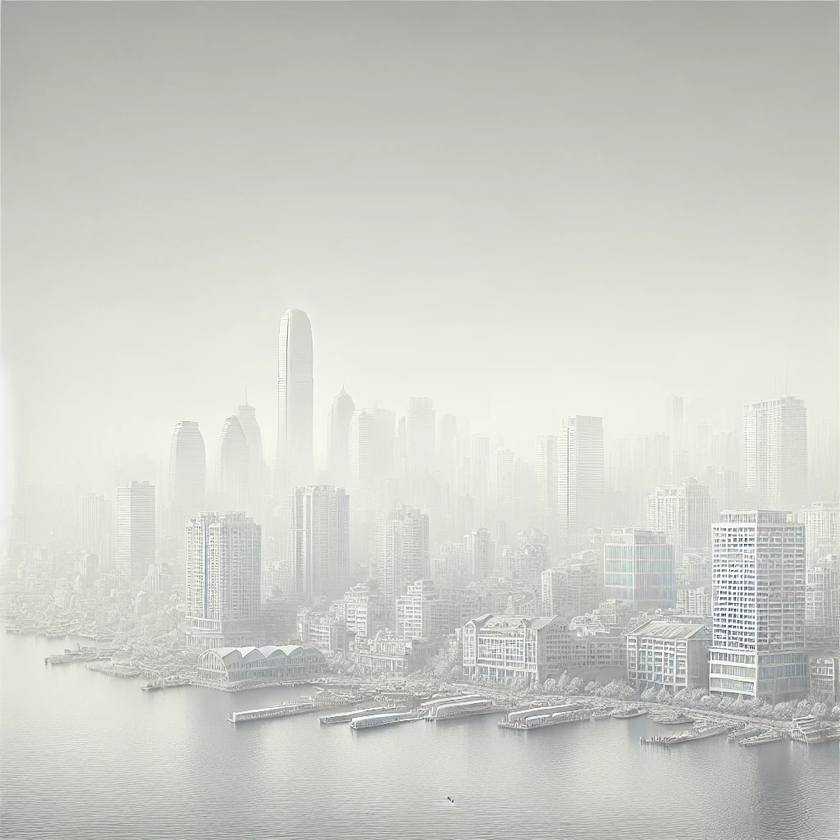
#> input picture 3401/assignment_1/pic3.png, 840 x 840 px, shrunk from 1024 x 1024 before the run
$ python x.py   (older library calls are emulated)
#> lines starting #> are read from the running program, lines starting #| are printed output that depends on the picture
### 3401/assignment_1/image_process.py
import numpy as np
import cv2
import matplotlib.pyplot as plt

def powerGamma(image,gamma) :
    # หา Histogram
    # Plot histogram (plt.savefig() เพื่อบันทึก histogram เป็นภาพ)
    image = image.astype('float')/np.max(image)
    image = (image**gamma*255).astype('uint8')
    return image

def calculate_hist(img,foldername=None,name=None) :
    hist = cv2.calcHist([img],[0],None,[256],[0,256])
    plt.figure()
    plt.plot(hist)
    if name and foldername :
        plt.savefig(foldername+"/"+name)
    plt.show()
    return hist

def image_show(img) :
    cv2.imshow("xxxx",img)
    cv2.waitKey(0)
    cv2.destroyAllWindows()
    cv2.waitKey(1)

def sobel(img) :
    gx = cv2.Sobel(img, cv2.CV_64F, 1, 0, ksize=3)
    gy = cv2.Sobel(img, cv2.CV_64F, 0, 1, ksize=3)
    out = np.sqrt(gx**2 + gy**2)
    return out.astype(np.uint8)

def equalization(img,hist=None):
    # def equalization(img,hist) :
    # cdf = hist
    # เขียนให้สามารถรับ histogram ได้ด้วย เพื่อลดการ calculate histogram ที่ซ้ำซ้อน
    if hist is None :
        hist = cv2.calcHist([img],[0],None,[256],[0,256]).flatten().cumsum()
    cdf = hist.cumsum()
    cdf_m = np.ma.masked_equal(cdf, 0)
    cdf_m = ((cdf_m - cdf_m.min())  / (cdf_m.max() - cdf_m.min()))*255
    cdf = np.ma.filled(cdf_m, 0).astype('uint8')
    return cdf[img]

### 3401/assignment_1/x.py
import cv2
import numpy as np
from image_process import calculate_hist , sobel , powerGamma ,equalization , image_show

img = cv2.imread('./pic3.png',0)
#> img: shape (840, 840); min 55, max 255, mean 206
listHist = []
out = [img]
listHist.append(calculate_hist(out[-1]))
#> in calculate_hist, `hist = cv2.calcHist([img],[0],None,[256],[0,256])`: hist = 256 values, max 15492 at index 229, min 0 at index 0, mean 2756.2

out.append(powerGamma(out[-1],2))
#> in powerGamma, `image = (image**gamma*255).astype('uint8')`:
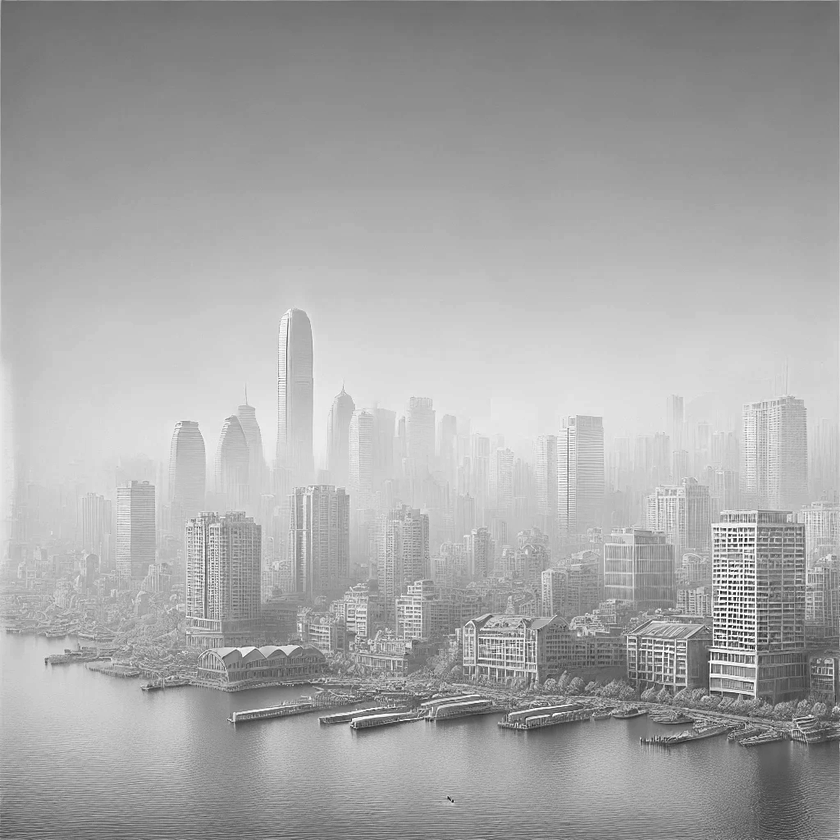
#> image: shape (840, 840); min 11, max 255, mean 168
listHist.append(calculate_hist(out[-1]))
#> in calculate_hist (call 2), `hist = cv2.calcHist([img],[0],None,[256],[0,256])`: hist = 256 values, max 15492 at index 205, min 0 at index 0, mean 2756.2
#> in calculate_hist (call 2), `plt.show()`:
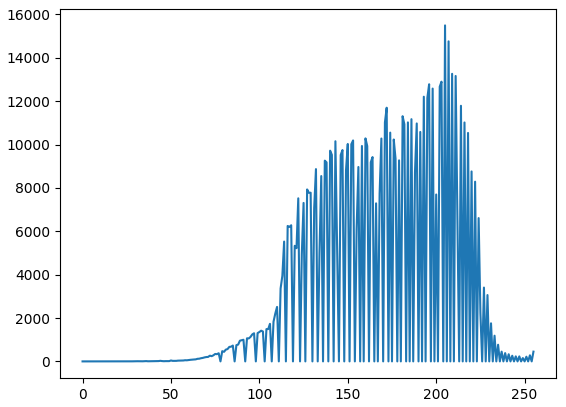
#> figure drawn by matplotlib, 1 panel; curve peaks at x = 205, y = 15492

out.append(equalization(out[-1],listHist[-1].flatten()))
#> in equalization, `cdf = hist.cumsum()`: cdf = 256 values from 0 to 705600
#> in equalization, `cdf = np.ma.filled(cdf_m, 0).astype('uint8')`: cdf = 256 values from 0 to 255
#> in equalization, `return cdf[img]`:
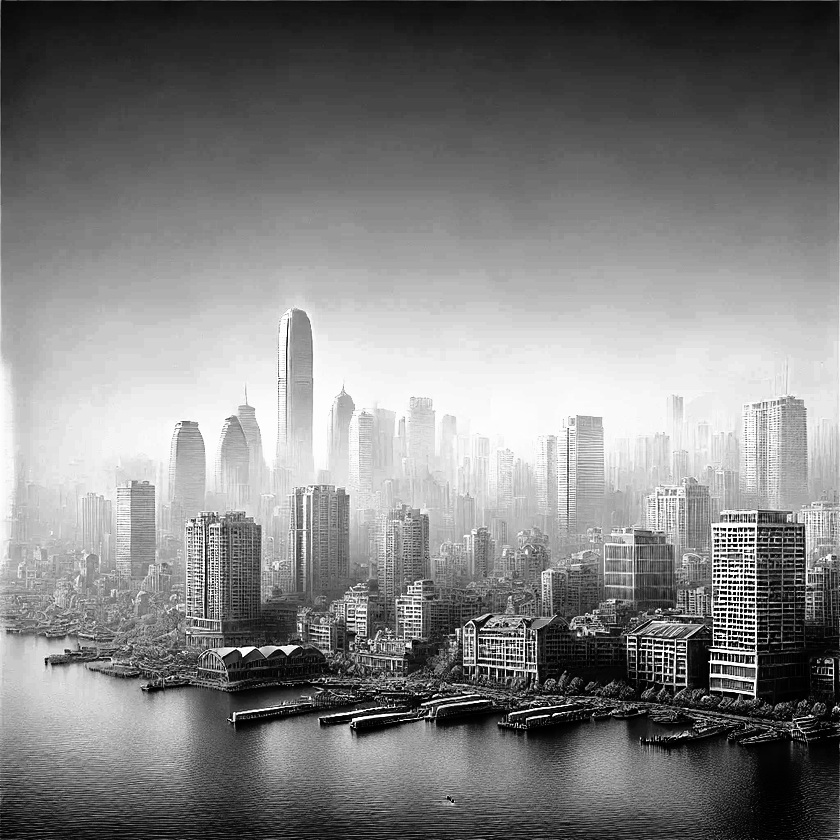
#> returned value: shape (840, 840); min 0, max 255, mean 128.7
listHist.append(calculate_hist(out[-1]))

out.append(sobel(out[-1]))
#> in sobel, `gy = cv2.Sobel(img, cv2.CV_64F, 0, 1, ksize=3)`:
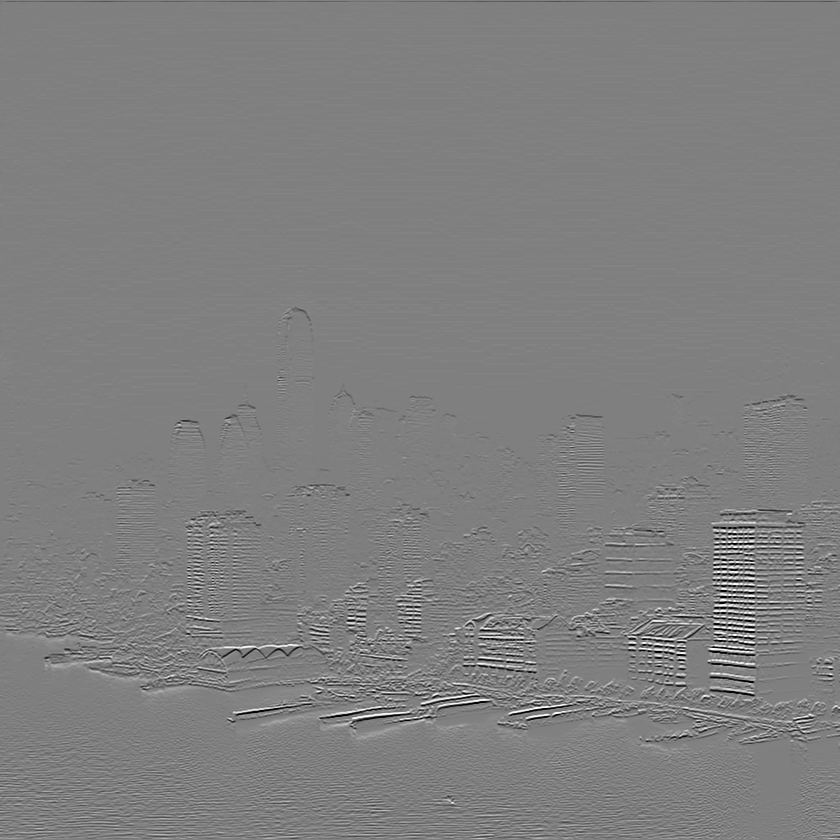
#> gy: shape (840, 840) float64; min -1020, max 1020, mean 0; drawn with min black and max white
#> in sobel, `out = np.sqrt(gx**2 + gy**2)`:
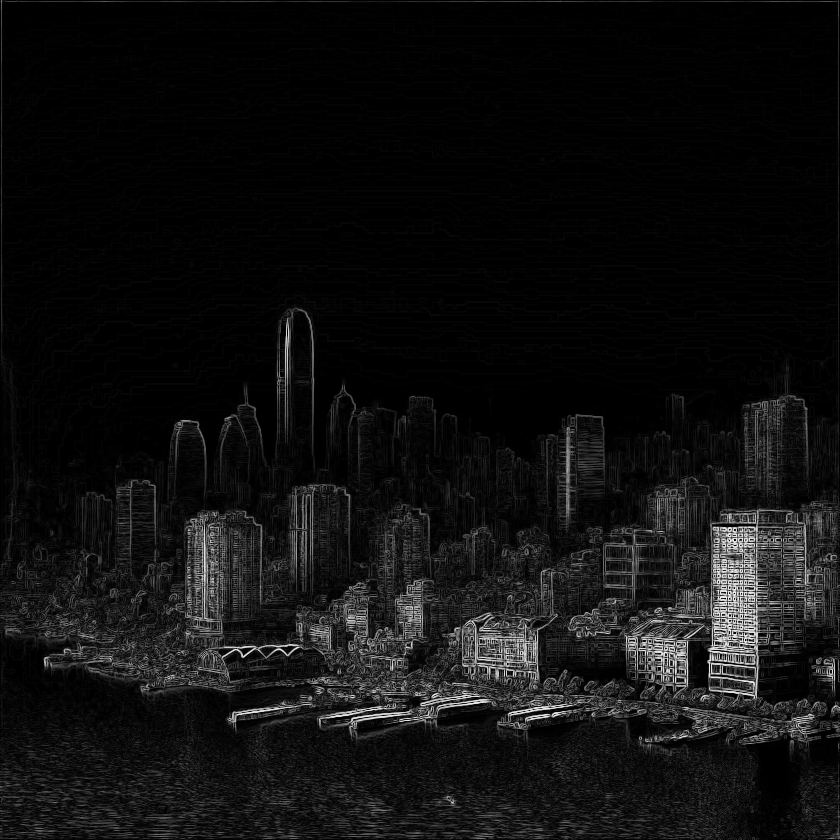
#> out: shape (840, 840) float64; min 0, max 1122.8, mean 72.1; drawn with min black and max white
#> in sobel, `return out.astype(np.uint8)`:
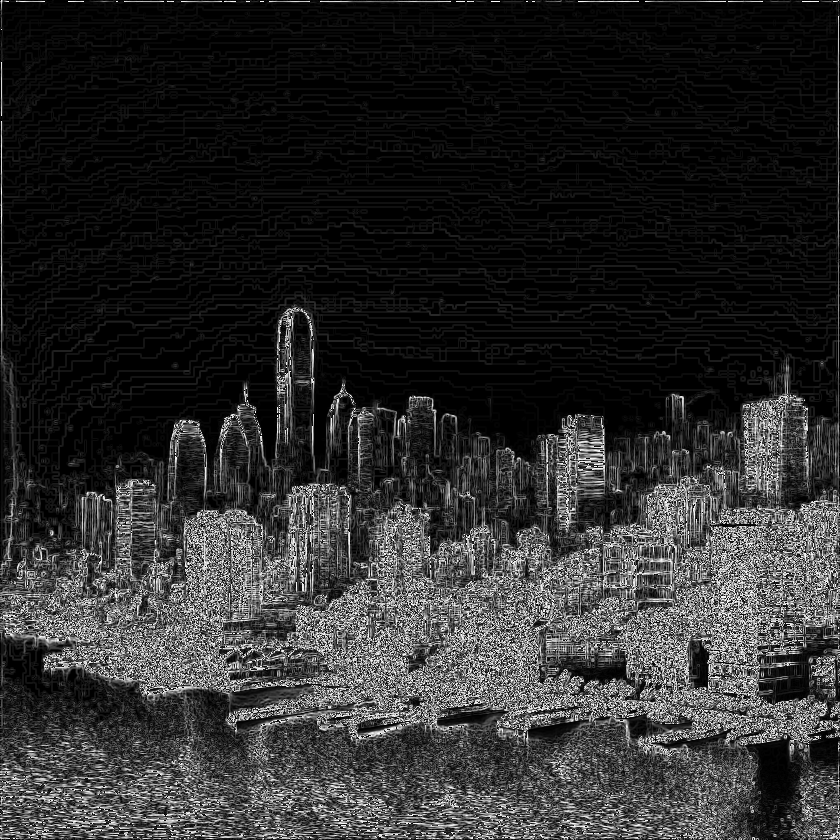
#> returned value: shape (840, 840); min 0, max 255, mean 44.9

concat_img = cv2.hconcat([out[0],out[1],out[2],out[3]])
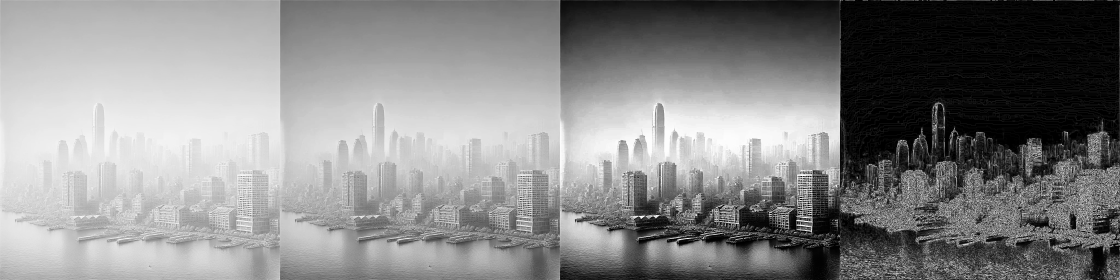
#> concat_img: shape (840, 3360) (shown at 1/3 size); min 0, max 255, mean 136.9
image_show(concat_img)
cv2.imwrite('./assignment1_3/assignment1_3.jpg',concat_img)

$ run again, with 3401/assignment_1/pic1.png copied over 3401/assignment_1/pic3.png
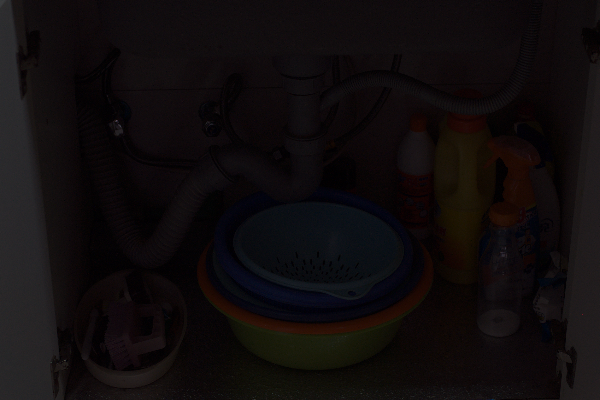
#> input picture 3401/assignment_1/pic1.png, 600 x 400 px
#> hist = 256 values, max 18973 at index 12, min 0 at index 62, mean 937.5
#> in equalization, `cdf = hist.cumsum()`: cdf = 256 values from 40065 to 240000
#> in equalization, `cdf = np.ma.filled(cdf_m, 0).astype('uint8')`: cdf = 256 values from 0 to 255
#> in equalization, `return cdf[img]`:
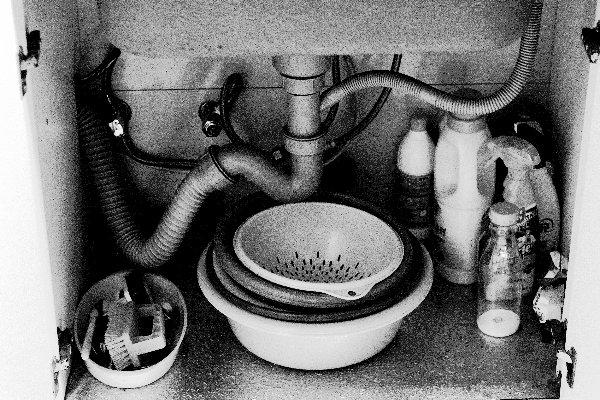
#> returned value: shape (400, 600); min 0, max 255, mean 114.1
#> `concat_img = cv2.hconcat([out[0],out[1],out[2],out[3]])`:
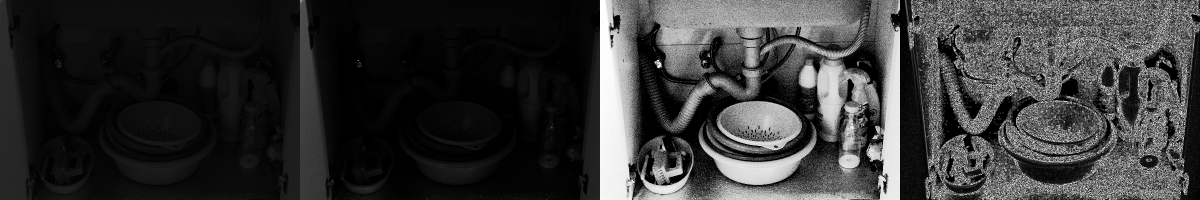
#> concat_img: shape (400, 2400) (shown at 1/2 size); min 0, max 255, mean 54.6

$ run again, with 3401/assignment_1/pic2.png copied over 3401/assignment_1/pic3.png
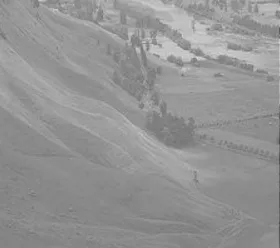
#> input picture 3401/assignment_1/pic2.png, 280 x 248 px
#> hist = 256 values, max 3973 at index 139, min 0 at index 0, mean 271.2
#> in equalization, `cdf = hist.cumsum()`: cdf = 256 values from 0 to 69440
#> in equalization, `cdf = np.ma.filled(cdf_m, 0).astype('uint8')`: cdf = 256 values from 0 to 255
#> in equalization, `return cdf[img]`:
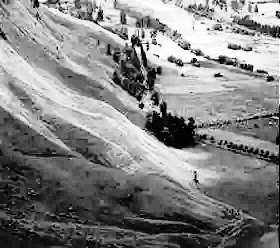
#> returned value: shape (248, 280); min 0, max 255, mean 130.6
#> `concat_img = cv2.hconcat([out[0],out[1],out[2],out[3]])`:
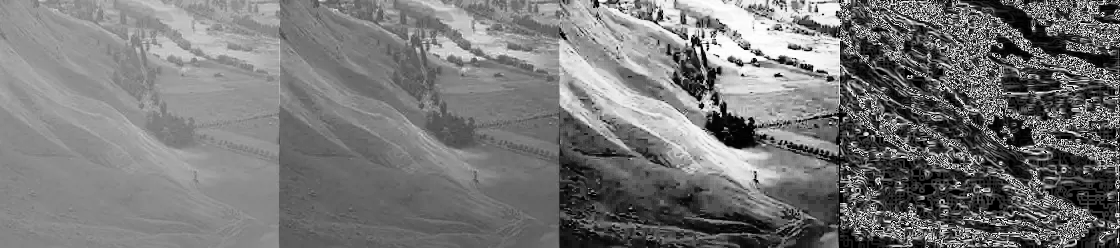
#> concat_img: shape (248, 1120); min 0, max 255, mean 119.3
